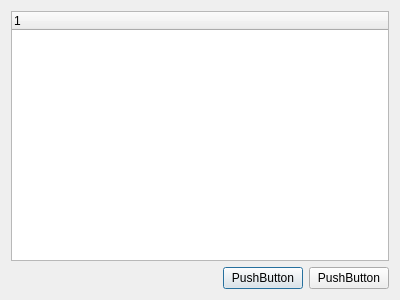
<?xml version="1.0" encoding="UTF-8"?>
<ui version="4.0">
 <class>FieldSelectDialog</class>
 <widget class="QDialog" name="FieldSelectDialog">
  <property name="geometry">
   <rect>
    <x>0</x>
    <y>0</y>
    <width>400</width>
    <height>300</height>
   </rect>
  </property>
  <property name="windowTitle">
   <string>FieldSelectDialog</string>
  </property>
  <layout class="QGridLayout" name="gridLayout">
   <item row="0" column="0" colspan="3">
    <widget class="QTreeWidget" name="tree_widget">
     <column>
      <property name="text">
       <string notr="true">1</string>
      </property>
     </column>
    </widget>
   </item>
   <item row="1" column="1">
    <widget class="QPushButton" name="ok_button">
     <property name="text">
      <string>PushButton</string>
     </property>
    </widget>
   </item>
   <item row="1" column="2">
    <widget class="QPushButton" name="cancel_button">
     <property name="text">
      <string>PushButton</string>
     </property>
    </widget>
   </item>
   <item row="1" column="0">
    <spacer name="horizontalSpacer">
     <property name="orientation">
      <enum>Qt::Horizontal</enum>
     </property>
     <property name="sizeHint" stdset="0">
      <size>
       <width>40</width>
       <height>20</height>
      </size>
     </property>
    </spacer>
   </item>
  </layout>
 </widget>
 <layoutdefault spacing="6" margin="11"/>
 <resources/>
 <connections/>
</ui>
